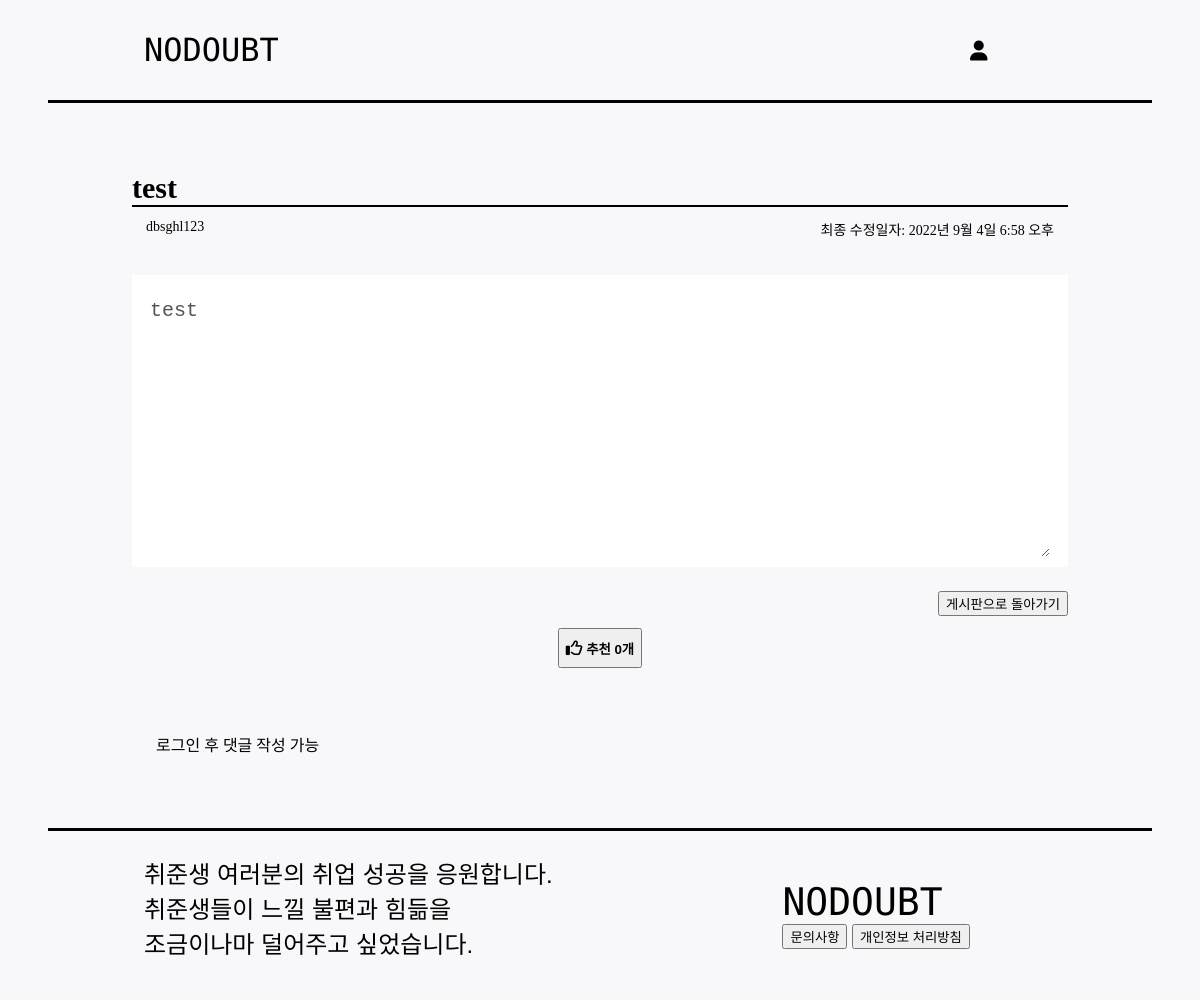
Screenshot of /board_detail/2 with the database file from the repository.
### main/models.py (models this page shows, shortened)
class Board(models.Model):
    id = models.AutoField(primary_key=True)
    title = models.CharField(max_length=100)
    writer = models.ForeignKey(User, on_delete=models.CASCADE)
    body = models.TextField()
    image = models.ImageField(upload_to = "board/", blank=True, null=True)
    board_like_user_set = models.ManyToManyField(User, blank=True, related_name='board_likes_user_set', through='Board_Like')
    created_at = models.DateTimeField(auto_now_add=True)
    updated_at = models.DateTimeField(auto_now=True)
    @property
    def board_like_count(self):
        return self.board_like_user_set.count()

### main/views.py (the view)
# urls.py: path('board_detail/<str:id>',views.board_detail, name="board_detail"),
def board_detail(request, id):
    board = get_object_or_404(Board, pk = id)
    all_comments = board.board_comments.all().order_by('created_at')
    return render(request, 'main/board_detail.html', {'board': board, 'comments': all_comments})

### main/templates/main/board_detail.html (shortened to what this page needs)
{% extends 'base.html' %}
{% load static %}
{% block content %}
<div id="board_detail">
	<div>
		<h1 id="board_detail_title">{{board.title}}</h1>
		<div id="board_detail_info">
			<p id="board_detail_writer">{{board.writer}}</p>
			<p id="board_detail_pubdate">최종 수정일자: {{board.updated_at}}</p>
		</div>
		<div id="board_detail_content">
			<textarea disabled>{{board.body}}</textarea>
		</div>
	</div>
	<div id="board_detail_function">
		<a href="{% url 'main:board' %}"><button>게시판으로 돌아가기</button></a>
		<br>
		<div id="board_detail_function_like">
			<button id="board_detail_function_like_button" href="#" class="like" name="{{board.title}}" value="Like">
				{% if user in board.board_like_user_set.all %}
				<div class="alt-service-icon">
					<i class="fas fa-thumbs-up fa-lg" id="recommend-icon"></i>
				</div>
				{% else %}
				<div class="alt-service-icon">
				</div>
				{% endif %}
				<h4 id="count-{{board.id}}_like" class="alt-services-title font-alt">
					&nbsp;추천
					{% if board.board_like_count == 0 %}
					0개
					{% else %}
					{{board.board_like_count}}개
					{% endif %}
				</h4>
			</button>
		</div>
	</div>
	<div id="board_detail_comment">
		<div id="board_detail_comment_create">
			{% if user.is_authenticated %}
			<h4>댓글쓰기</h4>
			<form action="{% url 'main:create_board_comment' board.id%}" method="POST">
				{%csrf_token%}
				<input id="comment_create_input" type="text" name="content" placeholder="댓글내용입력">
				<input type="submit" value="등록">
			</form>
			{% else %}
			<p>로그인 후 댓글 작성 가능</p>
			{% endif %}
		</div>
	</div>
</div>
{% endblock %}

### nodoubt/static/css/version1.css (style rules this page uses)
html { background-color: rgb(248,248,250); }
body { margin: 0; }
a { text-decoration: none; color: black; }
#board_detail { padding: 4% 12%; }
#board_detail_title { border-bottom: 2px solid black; }
#board_detail_info { display: flex; justify-content: space-between; margin-top: -22px; }
#board_detail_writer { font-size: 16px; padding: 0px 16px; }
#board_detail_pubdate { font-size: 16px; padding: 0px 16px; }
#board_detail_content { padding: 6px 18px; margin-top: 24px; background-color: white; }
#board_detail_content textarea { font-size: 22px; padding: 20px 0px; width: 100%; height: 30vh; border: 0px solid white; background-color: white; }
#board_detail_function { text-align: end; margin-top: 24px; }
#board_detail_function_like { display: flex; justify-content: center; margin-top: 12px; }
#board_detail_function_like_button { display: flex; align-items: center; height: 40px; }
#board_detail_comment { margin-top: 24px; padding: 6px 12px; }
#board_detail_comment_create { margin-top: 20px; padding: 4px 16px; }

### nodoubt/static/css/version2.css (style rules this page uses)
html { background-color: rgb(248,248,250); }
body { margin: 0; }
a { text-decoration: none; color: black; }
#board_detail { padding: 4% 11%; }
#board_detail_title { font-size: 30px; border-bottom: 2px solid black; }
#board_detail_info { display: flex; justify-content: space-between; margin-top: -22px; }
#board_detail_writer { font-size: 14px; padding: 0px 14px; }
#board_detail_pubdate { font-size: 14px; padding: 0px 14px; }
#board_detail_content { padding: 6px 18px; margin-top: 22px; background-color: white; }
#board_detail_content textarea { font-size: 20px; padding: 18px 0px; width: 100%; height: 30vh; border: 0px solid white; background-color: white; }
#board_detail_function { text-align: end; margin-top: 24px; }
#board_detail_function_like { display: flex; justify-content: center; margin-top: 12px; }
#board_detail_function_like_button { display: flex; align-items: center; height: 40px; }
#board_detail_comment { margin-top: 22px; padding: 4px 10px; }
#board_detail_comment_create { margin-top: 18px; padding: 4px 14px; }

### nodoubt/static/css/version3.css (style rules this page uses)
html { background-color: rgb(248,248,250); }
body { margin: 0; }
a { text-decoration: none; color: black; }
#board_detail { padding: 4% 10%; }
#board_detail_title { font-size: 24px; border-bottom: 2px solid black; }
#board_detail_info { display: flex; justify-content: space-between; margin-top: -20px; }
#board_detail_writer { font-size: 12px; padding: 0px 12px; }
#board_detail_pubdate { font-size: 12px; padding: 0px 12px; }
#board_detail_content { padding: 6px 18px; margin-top: 20px; background-color: white; }
#board_detail_content textarea { font-size: 18px; padding: 16px 0px; width: 100%; height: 30vh; border: 0px solid white; background-color: white; }
#board_detail_function { text-align: end; margin-top: 22px; }
#board_detail_function_like { display: flex; justify-content: center; margin-top: 10px; }
#board_detail_function_like_button { display: flex; align-items: center; height: 40px; }
#board_detail_comment { margin-top: 20px; padding: 4px 8px; }
#board_detail_comment_create { margin-top: 16px; padding: 4px 12px; }

### nodoubt/static/css/version4.css (style rules this page uses)
html { background-color: rgb(248,248,250); }
body { margin: 0; }
a { text-decoration: none; color: black; }
#board_detail { padding: 4% 8%; }
#board_detail_title { font-size: 22px; border-bottom: 2px solid black; }
#board_detail_info { display: flex; justify-content: space-between; margin-top: -20px; }
#board_detail_writer { font-size: 12px; padding: 0px 12px; }
#board_detail_pubdate { font-size: 12px; padding: 0px 12px; }
#board_detail_content { padding: 6px 18px; margin-top: 20px; background-color: white; }
#board_detail_content textarea { font-size: 18px; padding: 16px 0px; width: 100%; height: 30vh; border: 0px solid white; background-color: white; }
#board_detail_function { text-align: end; margin-top: 22px; }
#board_detail_function_like { display: flex; justify-content: center; margin-top: 10px; }
#board_detail_function_like_button { display: flex; align-items: center; height: 40px; }
#board_detail_comment { margin-top: 20px; padding: 4px 8px; }
#board_detail_comment_create { margin-top: 16px; padding: 4px 12px; }
#board_detail_comment_create { font-size: 16px; }

### rows the page displays
Board: title "test", writer "dbsghl123", updated_at "2022년 9월 4일 6:58 오후", body "test"
